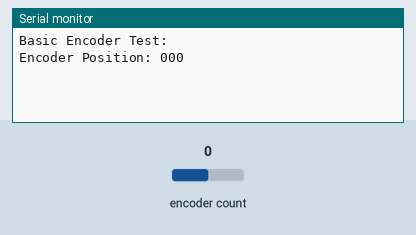
This sketch was run on a simulated Teensy 4. Shown: the last lines printed to the serial monitor. The inputs (shaded band) are chosen by the test bench; at power-on: encoder count 0.

Above: at 1.2 s.
1.3 s: encoder count set to 1
At 2.0 s:
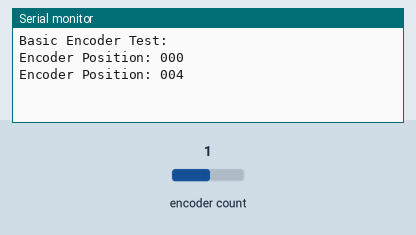
2.8 s: encoder count set to 2
At 3.1 s:
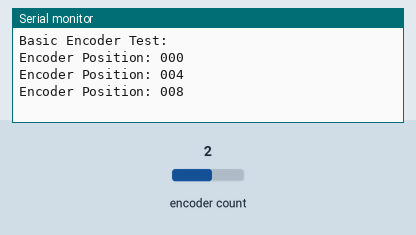

The sketch:

L06_01_Encoder.ino
```cpp
/*
 * Project: Encoder_Read
 * Description: Learn to use an encoder by displaying position on Serial.monitor
 * Author: Brian Rashap
 * Date: 11-Feb-2020
 */

// Wire Pins 2 and 3 of the Teensy to the A and B terminals of the Encoder
// The C (Common) terminal of the Encoder should be connected to Ground

#include <Encoder.h>
Encoder myEnc(3,2);

int oldPosition  = -999;
int newPosition;

void setup() {
  Serial.begin(9600);
  while(!Serial);
  Serial.printf("Basic Encoder Test:\n");
}

void loop() {
  newPosition = myEnc.read();
  if (newPosition != oldPosition) {
    oldPosition = newPosition;
    Serial.printf("Encoder Position: %03i\n",newPosition);
  }
}
```

Measured:
- after the input at 1.3 s, the serial monitor: prints a new line at once (image 1)
- after the input at 2.8 s, the serial monitor: prints a new line at once (image 2)
